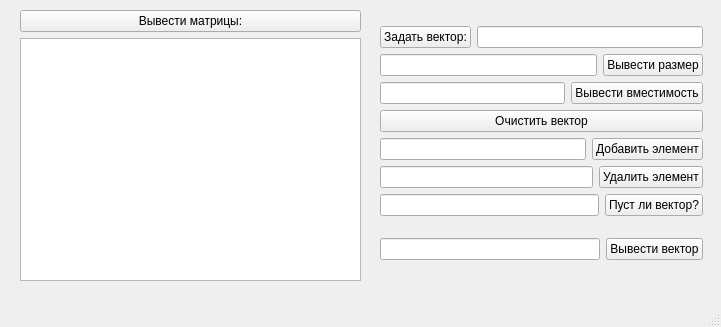
<?xml version="1.0" encoding="UTF-8"?>
<ui version="4.0">
 <class>MainWindow</class>
 <widget class="QMainWindow" name="MainWindow">
  <property name="geometry">
   <rect>
    <x>0</x>
    <y>0</y>
    <width>721</width>
    <height>327</height>
   </rect>
  </property>
  <property name="windowTitle">
   <string>MainWindow</string>
  </property>
  <widget class="QWidget" name="centralwidget">
   <widget class="QWidget" name="layoutWidget">
    <property name="geometry">
     <rect>
      <x>20</x>
      <y>10</y>
      <width>341</width>
      <height>271</height>
     </rect>
    </property>
    <layout class="QVBoxLayout" name="verticalLayout_3">
     <item>
      <layout class="QVBoxLayout" name="verticalLayout_2">
       <item>
        <widget class="QPushButton" name="pushButton">
         <property name="text">
          <string>Вывести матрицы:</string>
         </property>
        </widget>
       </item>
      </layout>
     </item>
     <item>
      <widget class="QTextEdit" name="textEdit"/>
     </item>
    </layout>
   </widget>
   <widget class="QWidget" name="layoutWidget">
    <property name="geometry">
     <rect>
      <x>380</x>
      <y>10</y>
      <width>323</width>
      <height>266</height>
     </rect>
    </property>
    <layout class="QVBoxLayout" name="verticalLayout_8">
     <item>
      <layout class="QVBoxLayout" name="verticalLayout_7">
       <item>
        <layout class="QVBoxLayout" name="verticalLayout_6">
         <item>
          <layout class="QVBoxLayout" name="verticalLayout_5">
           <item>
            <layout class="QVBoxLayout" name="verticalLayout_4">
             <item>
              <layout class="QHBoxLayout" name="horizontalLayout_4">
               <item>
                <widget class="QPushButton" name="pushButton_9">
                 <property name="text">
                  <string>Задать вектор:</string>
                 </property>
                </widget>
               </item>
               <item>
                <widget class="QLineEdit" name="lineEdit_4"/>
               </item>
              </layout>
             </item>
             <item>
              <layout class="QHBoxLayout" name="horizontalLayout_5">
               <item>
                <widget class="QLineEdit" name="lineEdit_5"/>
               </item>
               <item>
                <widget class="QPushButton" name="pushButton_2">
                 <property name="text">
                  <string>Вывести размер</string>
                 </property>
                </widget>
               </item>
              </layout>
             </item>
             <item>
              <layout class="QHBoxLayout" name="horizontalLayout_6">
               <item>
                <widget class="QLineEdit" name="lineEdit_6"/>
               </item>
               <item>
                <widget class="QPushButton" name="pushButton_3">
                 <property name="text">
                  <string>Вывести вместимость</string>
                 </property>
                </widget>
               </item>
              </layout>
             </item>
            </layout>
           </item>
           <item>
            <widget class="QPushButton" name="pushButton_4">
             <property name="text">
              <string>Очистить вектор</string>
             </property>
            </widget>
           </item>
          </layout>
         </item>
         <item>
          <layout class="QHBoxLayout" name="horizontalLayout_7">
           <item>
            <widget class="QLineEdit" name="lineEdit_7"/>
           </item>
           <item>
            <widget class="QPushButton" name="pushButton_5">
             <property name="text">
              <string>Добавить элемент</string>
             </property>
            </widget>
           </item>
          </layout>
         </item>
         <item>
          <layout class="QHBoxLayout" name="horizontalLayout_8">
           <item>
            <widget class="QLineEdit" name="lineEdit_8"/>
           </item>
           <item>
            <widget class="QPushButton" name="pushButton_6">
             <property name="text">
              <string>Удалить элемент</string>
             </property>
            </widget>
           </item>
          </layout>
         </item>
        </layout>
       </item>
       <item>
        <layout class="QHBoxLayout" name="horizontalLayout_9">
         <item>
          <widget class="QLineEdit" name="lineEdit_9"/>
         </item>
         <item>
          <widget class="QPushButton" name="pushButton_7">
           <property name="text">
            <string>Пуст ли вектор?</string>
           </property>
          </widget>
         </item>
        </layout>
       </item>
      </layout>
     </item>
     <item>
      <layout class="QHBoxLayout" name="horizontalLayout_10">
       <item>
        <widget class="QLineEdit" name="lineEdit_10"/>
       </item>
       <item>
        <widget class="QPushButton" name="pushButton_8">
         <property name="text">
          <string>Вывести вектор</string>
         </property>
        </widget>
       </item>
      </layout>
     </item>
    </layout>
   </widget>
  </widget>
  <widget class="QMenuBar" name="menubar">
   <property name="geometry">
    <rect>
     <x>0</x>
     <y>0</y>
     <width>721</width>
     <height>22</height>
    </rect>
   </property>
  </widget>
  <widget class="QStatusBar" name="statusbar"/>
 </widget>
 <resources/>
 <connections/>
</ui>
